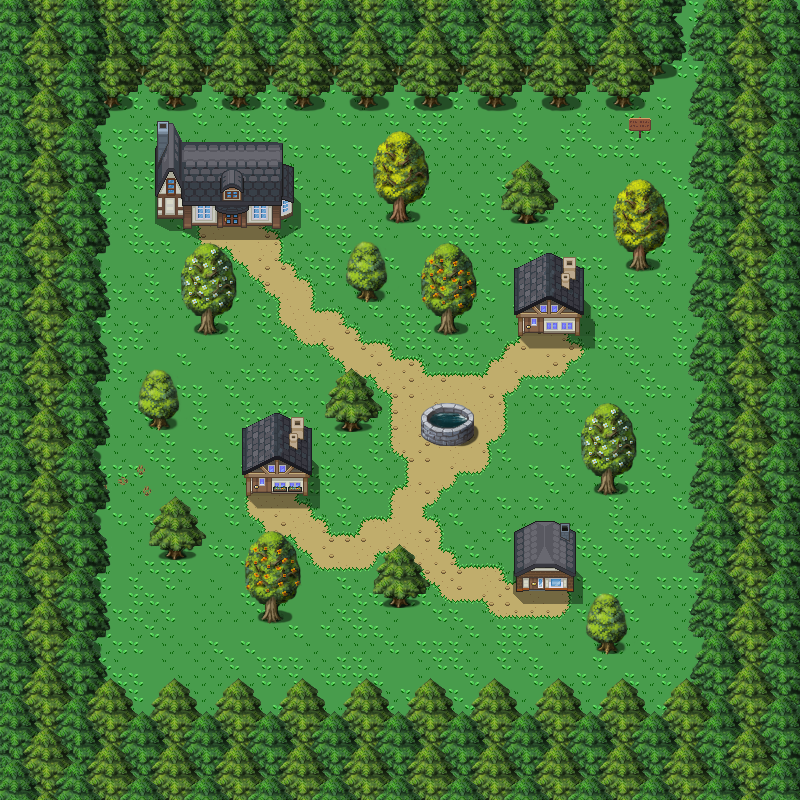

A 2D game scene composited from a Tiled map and its tileset images. What follows is a short description and the map's XML, with each tile layer's data collapsed to a summary:
An orthogonal 50x50 tile map with 16x16 px tiles, 9 tile layers (ways, floor, prints, house, ...), 4 tilesets and 45 objects (26x collision, ange1_path1, ange2_path1, player, player1, ...).

<map version="1.8" tiledversion="1.8.2" orientation="orthogonal" renderorder="right-down" width="50" height="50" tilewidth="16" tileheight="16" infinite="0" nextlayerid="19" nextobjectid="72">
 <tileset firstgid="1" source="tileset_nature2.tsx" />
 <tileset firstgid="1025" name="houses" tilewidth="16" tileheight="16" tilecount="837" columns="31">
  <image source="houses.png" width="496" height="432" />
 </tileset>
 <tileset firstgid="1862" name="grass_tileset_16x16" tilewidth="16" tileheight="16" tilecount="256" columns="16">
  <image source="grass_tileset_16x16.png" trans="000000" width="256" height="256" />
  <tile id="0">
   <animation>
    <frame tileid="6" duration="1000" />
    <frame tileid="48" duration="1100" />
   </animation>
  </tile>
 </tileset>
 <tileset firstgid="2118" source="nature.tsx" />
 <layer id="11" name="ways" width="50" height="50">
  <data>[2500 cells, 2500 non-empty, 3 distinct tile ids]</data>
 </layer>
 <layer id="1" name="floor" width="50" height="50">
  <data>[2500 cells, 2423 non-empty, 15 distinct tile ids]</data>
 </layer>
 <layer id="16" name="prints" width="50" height="50">
  <data>[2500 cells, 8 non-empty, 8 distinct tile ids]</data>
 </layer>
 <layer id="9" name="house" width="50" height="50">
  <data>[2500 cells, 147 non-empty, 147 distinct tile ids]</data>
 </layer>
 <layer id="10" name="decorations" width="50" height="50">
  <data>[2500 cells, 79 non-empty, 43 distinct tile ids]</data>
 </layer>
 <layer id="18" name="forest0" width="50" height="50">
  <data>[2500 cells, 266 non-empty, 42 distinct tile ids]</data>
 </layer>
 <layer id="2" name="forest1" width="50" height="50">
  <data>[2500 cells, 700 non-empty, 52 distinct tile ids]</data>
 </layer>
 <layer id="8" name="forest2" width="50" height="50">
  <data>[2500 cells, 320 non-empty, 32 distinct tile ids]</data>
 </layer>
 <layer id="15" name="top" width="50" height="50">
  <data>[2500 cells, 273 non-empty, 147 distinct tile ids]</data>
 </layer>
 <objectgroup id="17" name="npc_paths">
  <object id="41" name="ange1_path1" x="464" y="528.5" width="16.5" height="15.5" />
  <object id="54" name="ange2_path1" x="592" y="368" width="16.6667" height="16.6667" />
 </objectgroup>
 <objectgroup id="14" name="objects">
  <object id="6" type="collision" x="0" y="718.667" width="801.333" height="81.3333" />
  <object id="7" type="collision" x="704.286" y="5.71429" width="97.1429" height="710" />
  <object id="8" type="collision" x="1.42857" y="0" width="654.286" height="108.762" />
  <object id="9" type="collision" x="-1.42857" y="109.429" width="98.5714" height="620.571" />
  <object id="10" type="collision" x="657.143" y="0" width="50" height="71.4286" />
  <object id="14" type="collision" x="242" y="433" width="69.5" height="62.5" />
  <object id="17" type="collision" x="514" y="544" width="62" height="48.5" />
  <object id="26" type="collision" x="183.5" y="160" width="99" height="68" />
  <object id="27" type="collision" x="281.5" y="163.5" width="12.5" height="54.5" />
  <object id="29" type="collision" x="155" y="159.5" width="29" height="59" />
  <object id="31" type="collision" x="626.167" y="256" width="26.1667" height="20.8333" />
  <object id="42" type="collision" x="593.5" y="480.667" width="26.1667" height="20.8333" />
  <object id="43" type="collision" x="433.5" y="320" width="26.1667" height="20.8333" />
  <object id="44" type="collision" x="353.5" y="288" width="26.1667" height="20.8333" />
  <object id="45" type="collision" x="338.167" y="416.667" width="26.1667" height="20.8333" />
  <object id="46" type="collision" x="593.5" y="640" width="26.1667" height="20.8333" />
  <object id="47" type="collision" x="384.833" y="593.333" width="26.1667" height="20.8333" />
  <object id="48" type="collision" x="257.5" y="608.667" width="26.1667" height="20.8333" />
  <object id="49" type="collision" x="161.5" y="544" width="26.1667" height="20.8333" />
  <object id="50" type="collision" x="145.5" y="416.667" width="26.1667" height="20.8333" />
  <object id="51" type="collision" x="193.5" y="320" width="26.1667" height="20.8333" />
  <object id="52" type="collision" x="386.167" y="208.667" width="26.1667" height="20.8333" />
  <object id="53" type="collision" x="514.833" y="208.667" width="26.1667" height="20.8333" />
  <object id="32" type="collision" x="628.227" y="116.5" width="23.5909" height="22" />
  <object id="33" type="collision" x="514" y="272.5" width="70" height="64" />
  <object id="34" name="player" x="523.5" y="458">
   <point />
  </object>
  <object id="37" type="collision" x="420.667" y="416" width="52.6667" height="30">
   <ellipse />
  </object>
  <object id="38" name="player1" x="754.667" y="282.667">
   <point />
  </object>
  <object id="39" name="teleport_Teiko" x="737.333" y="268" width="54.6667" height="45.3333" />
  <object id="40" name="player2" x="756" y="162.667">
   <point />
  </object>
  <object id="56" name="house-1_enter" x="523.5" y="318" width="16.5" height="20" />
  <object id="57" name="house-2_enter" x="529" y="577.5" width="15.5" height="17" />
  <object id="58" name="house-3_enter" x="252" y="477.5" width="20" height="19.5" />
  <object id="59" name="house-main_enter" x="221.5" y="212" width="20" height="17.5" />
  <object id="60" name="house-main_spawn_exit" x="223" y="233.833">
   <point />
  </object>
  <object id="61" name="house-3_spawn_exit" x="253.667" y="500.333">
   <point />
  </object>
  <object id="62" name="house-2_spawn_exit" x="528.167" y="598.667">
   <point />
  </object>
  <object id="63" name="house-1_spawn_exit" x="525.667" y="340.167">
   <point />
  </object>
  <object id="64" name="rune1_path1" x="287.333" y="351.333" width="16.6667" height="16.6667" />
  <object id="66" name="ange1_path2" x="464" y="463.333" width="16" height="16" />
  <object id="67" name="rune2_path1" x="448" y="624" width="17.3333" height="16.6667" />
  <object id="68" name="paul_path1" x="352" y="480.667" width="16" height="15.3333" />
  <object id="70" name="rect_porte" x="97.3333" y="421.333" width="13.3333" height="87.3333" />
 </objectgroup>
</map>
